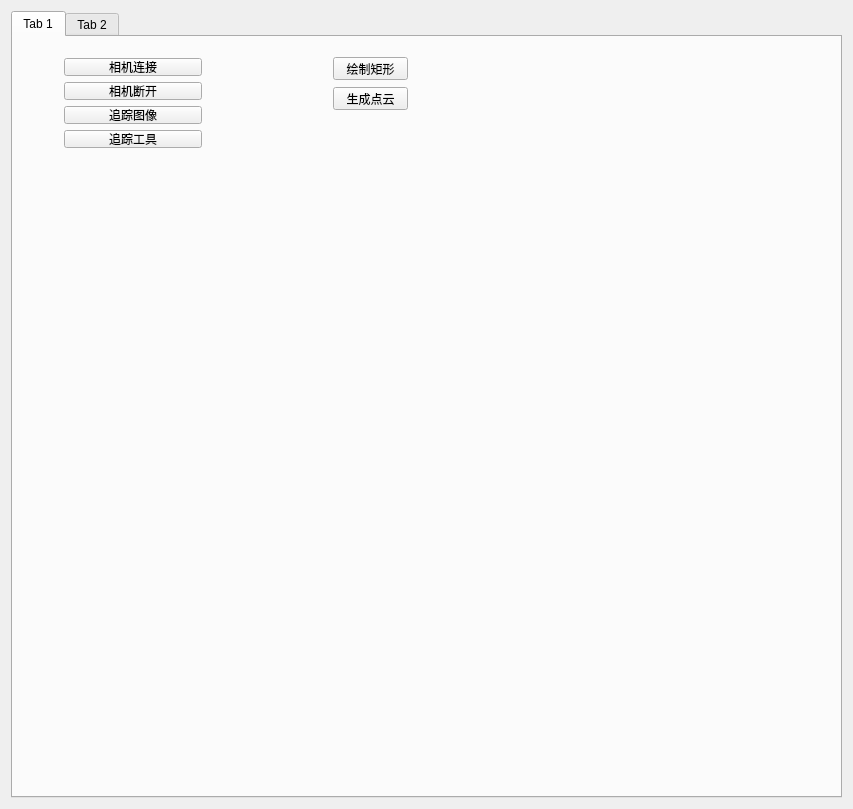
<?xml version="1.0" encoding="UTF-8"?>
<ui version="4.0">
 <class>InstantiationCameraControls</class>
 <widget class="QWidget" name="InstantiationCameraControls">
  <property name="geometry">
   <rect>
    <x>0</x>
    <y>0</y>
    <width>853</width>
    <height>809</height>
   </rect>
  </property>
  <property name="minimumSize">
   <size>
    <width>0</width>
    <height>0</height>
   </size>
  </property>
  <property name="windowTitle">
   <string>QmitkTemplate</string>
  </property>
  <layout class="QVBoxLayout" name="verticalLayout">
   <item>
    <widget class="QTabWidget" name="tabWidget">
     <property name="currentIndex">
      <number>0</number>
     </property>
     <widget class="QWidget" name="tab">
      <attribute name="title">
       <string>Tab 1</string>
      </attribute>
      <widget class="QWidget" name="verticalLayoutWidget">
       <property name="geometry">
        <rect>
         <x>40</x>
         <y>10</y>
         <width>160</width>
         <height>112</height>
        </rect>
       </property>
       <layout class="QVBoxLayout" name="verticalLayout_2">
        <item>
         <widget class="QPushButton" name="CameraConnectBtn">
          <property name="text">
           <string>相机连接</string>
          </property>
         </widget>
        </item>
        <item>
         <widget class="QPushButton" name="CameraDisconnectBtn">
          <property name="text">
           <string>相机断开</string>
          </property>
         </widget>
        </item>
        <item>
         <widget class="QPushButton" name="CameraStartBtn">
          <property name="text">
           <string>追踪图像</string>
          </property>
         </widget>
        </item>
        <item>
         <widget class="QPushButton" name="pushButton_3">
          <property name="text">
           <string>追踪工具</string>
          </property>
         </widget>
        </item>
       </layout>
      </widget>
      <widget class="QWidget" name="horizontalLayoutWidget_7">
       <property name="geometry">
        <rect>
         <x>30</x>
         <y>130</y>
         <width>741</width>
         <height>211</height>
        </rect>
       </property>
       <layout class="QHBoxLayout" name="horizontalLayout_7">
        <item>
         <layout class="QVBoxLayout" name="verticalLayout_3">
          <item>
           <layout class="QHBoxLayout" name="horizontalLayout">
            <item>
             <widget class="QLabel" name="label">
              <property name="text">
               <string/>
              </property>
             </widget>
            </item>
            <item>
             <widget class="QLabel" name="label_2">
              <property name="text">
               <string/>
              </property>
             </widget>
            </item>
           </layout>
          </item>
          <item>
           <layout class="QHBoxLayout" name="horizontalLayout_2">
            <item>
             <widget class="QLabel" name="label_3">
              <property name="text">
               <string/>
              </property>
             </widget>
            </item>
            <item>
             <widget class="QLabel" name="label_4">
              <property name="text">
               <string/>
              </property>
             </widget>
            </item>
           </layout>
          </item>
          <item>
           <layout class="QHBoxLayout" name="horizontalLayout_3">
            <item>
             <widget class="QLabel" name="label_5">
              <property name="text">
               <string/>
              </property>
             </widget>
            </item>
            <item>
             <widget class="QLabel" name="label_6">
              <property name="text">
               <string/>
              </property>
             </widget>
            </item>
           </layout>
          </item>
         </layout>
        </item>
        <item>
         <layout class="QVBoxLayout" name="verticalLayout_4">
          <item>
           <layout class="QHBoxLayout" name="horizontalLayout_4">
            <item>
             <widget class="QLabel" name="label_7">
              <property name="text">
               <string/>
              </property>
             </widget>
            </item>
            <item>
             <widget class="QLabel" name="label_8">
              <property name="text">
               <string/>
              </property>
             </widget>
            </item>
           </layout>
          </item>
          <item>
           <layout class="QHBoxLayout" name="horizontalLayout_5">
            <item>
             <widget class="QLabel" name="label_9">
              <property name="text">
               <string/>
              </property>
             </widget>
            </item>
            <item>
             <widget class="QLabel" name="label_10">
              <property name="text">
               <string/>
              </property>
             </widget>
            </item>
           </layout>
          </item>
          <item>
           <layout class="QHBoxLayout" name="horizontalLayout_6">
            <item>
             <widget class="QLabel" name="label_11">
              <property name="text">
               <string/>
              </property>
             </widget>
            </item>
            <item>
             <widget class="QLabel" name="label_12">
              <property name="text">
               <string/>
              </property>
             </widget>
            </item>
           </layout>
          </item>
         </layout>
        </item>
       </layout>
      </widget>
      <widget class="QWidget" name="horizontalLayoutWidget">
       <property name="geometry">
        <rect>
         <x>30</x>
         <y>360</y>
         <width>1008</width>
         <height>391</height>
        </rect>
       </property>
       <layout class="QHBoxLayout" name="horizontalLayout_8">
        <item>
         <widget class="QLabel" name="LeftImageLabel">
          <property name="sizePolicy">
           <sizepolicy hsizetype="Fixed" vsizetype="Fixed">
            <horstretch>0</horstretch>
            <verstretch>0</verstretch>
           </sizepolicy>
          </property>
          <property name="minimumSize">
           <size>
            <width>400</width>
            <height>300</height>
           </size>
          </property>
          <property name="text">
           <string/>
          </property>
         </widget>
        </item>
        <item>
         <widget class="QLabel" name="RightImageLabel">
          <property name="sizePolicy">
           <sizepolicy hsizetype="Fixed" vsizetype="Preferred">
            <horstretch>0</horstretch>
            <verstretch>0</verstretch>
           </sizepolicy>
          </property>
          <property name="minimumSize">
           <size>
            <width>400</width>
            <height>300</height>
           </size>
          </property>
          <property name="text">
           <string/>
          </property>
         </widget>
        </item>
       </layout>
      </widget>
      <widget class="QPushButton" name="DrawRectBtn">
       <property name="geometry">
        <rect>
         <x>320</x>
         <y>20</y>
         <width>75</width>
         <height>23</height>
        </rect>
       </property>
       <property name="text">
        <string>绘制矩形</string>
       </property>
      </widget>
      <widget class="QPushButton" name="GeneratePointCloudBtn">
       <property name="geometry">
        <rect>
         <x>320</x>
         <y>50</y>
         <width>75</width>
         <height>23</height>
        </rect>
       </property>
       <property name="text">
        <string>生成点云</string>
       </property>
      </widget>
     </widget>
     <widget class="QWidget" name="tab_2">
      <attribute name="title">
       <string>Tab 2</string>
      </attribute>
      <widget class="QPushButton" name="ConverRomFileBtn">
       <property name="geometry">
        <rect>
         <x>40</x>
         <y>70</y>
         <width>121</width>
         <height>31</height>
        </rect>
       </property>
       <property name="text">
        <string>Rom文件转换</string>
       </property>
      </widget>
      <widget class="QWidget" name="horizontalLayoutWidget_2">
       <property name="geometry">
        <rect>
         <x>250</x>
         <y>40</y>
         <width>381</width>
         <height>80</height>
        </rect>
       </property>
       <layout class="QHBoxLayout" name="horizontalLayout_9">
        <item>
         <widget class="QLabel" name="label_13">
          <property name="text">
           <string>输出路径：</string>
          </property>
         </widget>
        </item>
        <item>
         <widget class="QLineEdit" name="SaveARomPathLineEdit"/>
        </item>
        <item>
         <widget class="QPushButton" name="SelectARomPathBtn">
          <property name="text">
           <string>更改路径</string>
          </property>
         </widget>
        </item>
       </layout>
      </widget>
     </widget>
    </widget>
   </item>
  </layout>
 </widget>
 <layoutdefault spacing="6" margin="11"/>
 <resources/>
 <connections/>
</ui>
